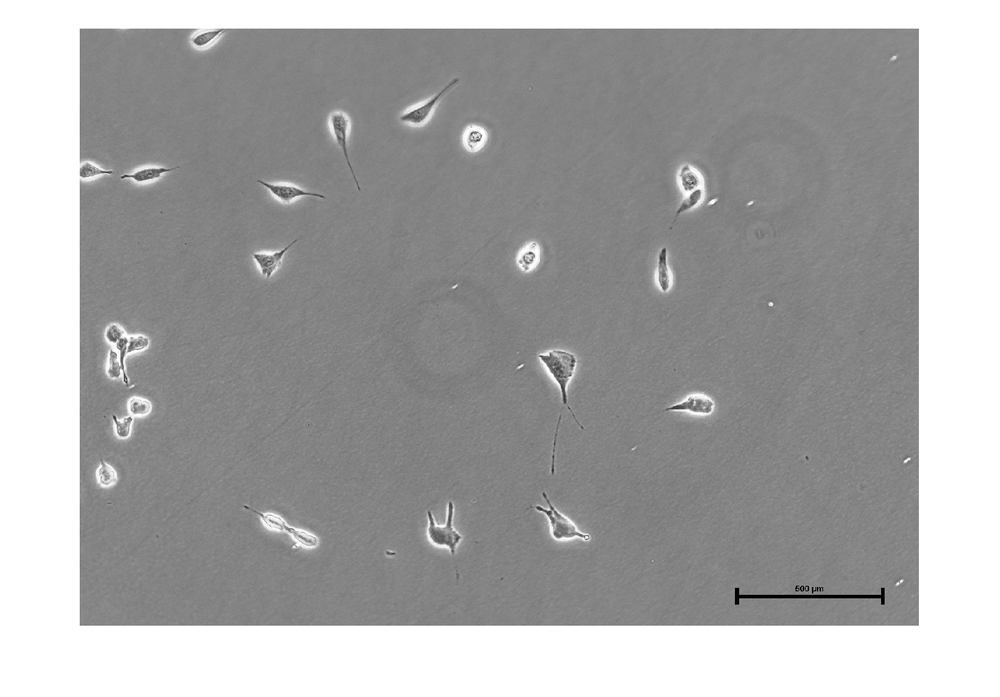
%> input picture step1.tif, 1000 x 697 px, shrunk from 1430 x 996 before the run
$ octave --eval "result = find_cells('step1.tif');"   (GNU Octave 9; MATLAB toolbox functions it lacks are replaced by stand-ins)
%> lines starting %> are read from the running program, lines starting %| are printed output that depends on the picture; in (x1, y1, x2, y2) boxes, pixels count from 0 and x2, y2 are one past the last pixel; in counts of white or black regions, pixels touching at a corner belong together; the program's own positions count from 1
### vislabels.m
function vislabels(L)
%VISLABELS Visualize labels of connected components
%   VISLABELS is used to visualize the output of BWLABEL.
%
%   VISLABELS(L), where L is a label matrix returned by BWLABEL,
%   displays each object's label number on top of the object itself.
%
%   Note: VISLABELS requires the Image Processing Toolbox.
%
%   Example
%   -------
%       bw = imread('text.png');
%       L = bwlabel(bw);
%       vislabels(L)
%       axis([1 70 1 70])
%   Steven L. Eddins
%   Copyright 2008 The MathWorks, Inc.
% Form a grayscale image such that both the background and the
% object pixels are light shades of gray.  This is done so that the
% black text will be visible against both background and foreground
% pixels.
background_shade = 200;
foreground_shade = 240;
I = zeros(size(L), 'uint8');
I(L == 0) = background_shade;
I(L ~= 0) = foreground_shade;
% Display the image, fitting it to the size of the figure.
imageHandle = imshow(I, 'InitialMagnification', 'fit');
% Get the axes handle containing the image.  Use this handle in the
% remaining code instead of relying on gca.
axesHandle = ancestor(imageHandle, 'axes');
% Get the extrema points for each labeled object.
s = regionprops(L, 'Extrema');
% Superimpose the text label at the left-most top extremum location
% for each object.  Turn clipping on so that the text doesn't
% display past the edge of the image when zooming.
hold(axesHandle, 'on');
for k = 1:numel(s)
   e = s(k).Extrema;
   text(e(1,1), e(1,2), sprintf('%d', k), ...
      'Parent', axesHandle, ...
      'Clipping', 'on', ...
      'Color', 'b', ...
      'FontWeight', 'bold');
end
hold(axesHandle, 'off');

### find_cells.m
function [mean_ecc1,eccSdi,mean_EL,ELSdi] = find_cells(image,vec,filter,im)
%> called with image = 'step1.tif'
if nargin==1
vec=[8,10,11,15,20,23,18,28];
filter=1;
im=0;
end
if nargin==2
filter=1;
im=0;
end
if nargin==3
im=0;
end

%step 1: load the image and change it to gray scale
I = imread(image);
%> I is the input picture: size 697x1000x3 uint8; min 0, max 255, mean 167.7
I = rgb2gray(I);
%> I: size 697x1000 uint8
if im==1
imshow(I)
saveas(figure(1), 'step1.tif')
end

%step 2: Filter the image
I=medfilt2(I,[12,12]);
if filter==1
I = imadjust(I,[],[],2.5);
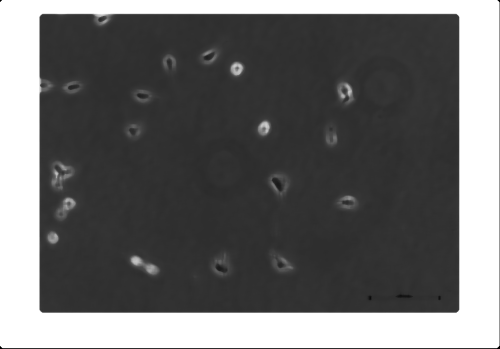
%> I: size 697x1000 uint8 (shown at 1/2 size); min 0, max 255, mean 107.5
end
if im==1
imshow(I)
saveas(figure(1), 'step2.tif')
end


%Step 3: Detect Entire Cell
[~,threshold] = edge(I,'sobel');
%> threshold = 0.0828
fudgeFactor = 0.5;
BWs = edge(I,'sobel',threshold * fudgeFactor);
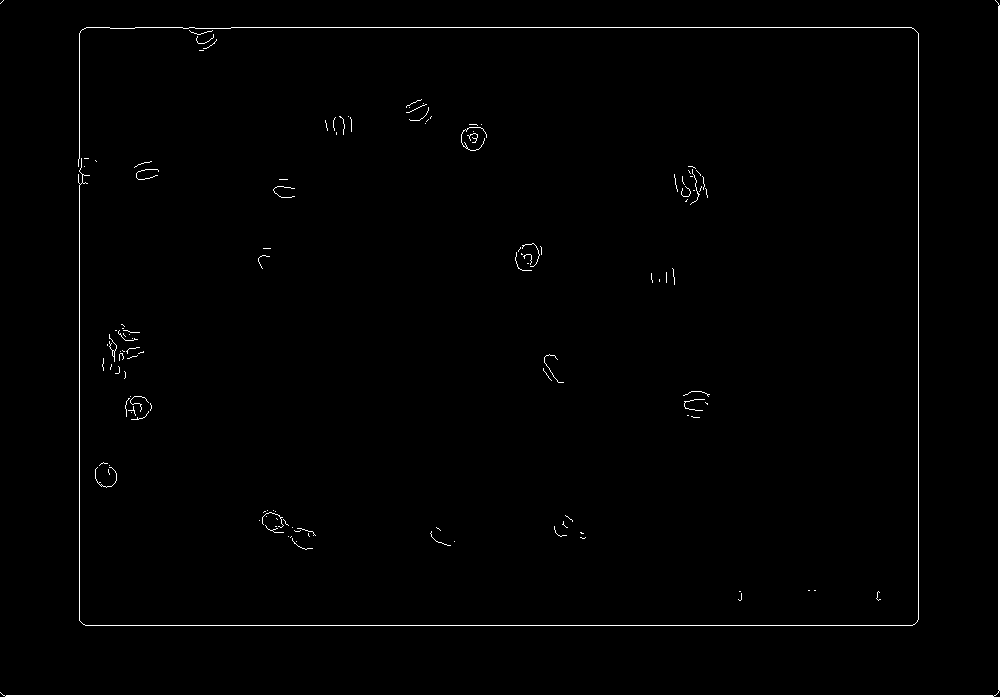
%> BWs: size 697x1000 logical; 1.1% white; 129 white regions (98 under 20 px), largest, box (x1, y1, x2, y2) and area: (0, 0, 1000, 697) 3362, (78, 27, 919, 626) 2884, (461, 127, 487, 151) 79
if im==1
imshow(BWs)
saveas(figure(1), 'step3.tif')
end

%Step 4: Dilate the Image
se90 = strel('line',3,90);
se0 = strel('line',3,0);
BWdil = imdilate(BWs,[se90 se0]);
%> BWdil: size 697x1000 logical; 2.9% white; 53 white regions (6 under 20 px), largest, box (x1, y1, x2, y2) and area: (77, 26, 920, 627) 9036, (0, 0, 1000, 697) 5091, (680, 165, 709, 206) 516
if im==1
imshow(BWdil)
saveas(figure(1), 'step4.tif')
end

%Step 5: Fill Interior Gaps
BWdfill = imfill(BWdil,'holes');
%> BWdfill: size 697x1000 logical; 73.3% white; 5 black regions (4 under 20 px), largest, box (x1, y1, x2, y2) and area: (0, 0, 997, 694) 185951
if im==1
imshow(BWdfill)
saveas(figure(1), 'step5.tif')
end

%Step 6: Remove Connected Objects on Border
BWnobord = imclearborder(BWdfill,4);
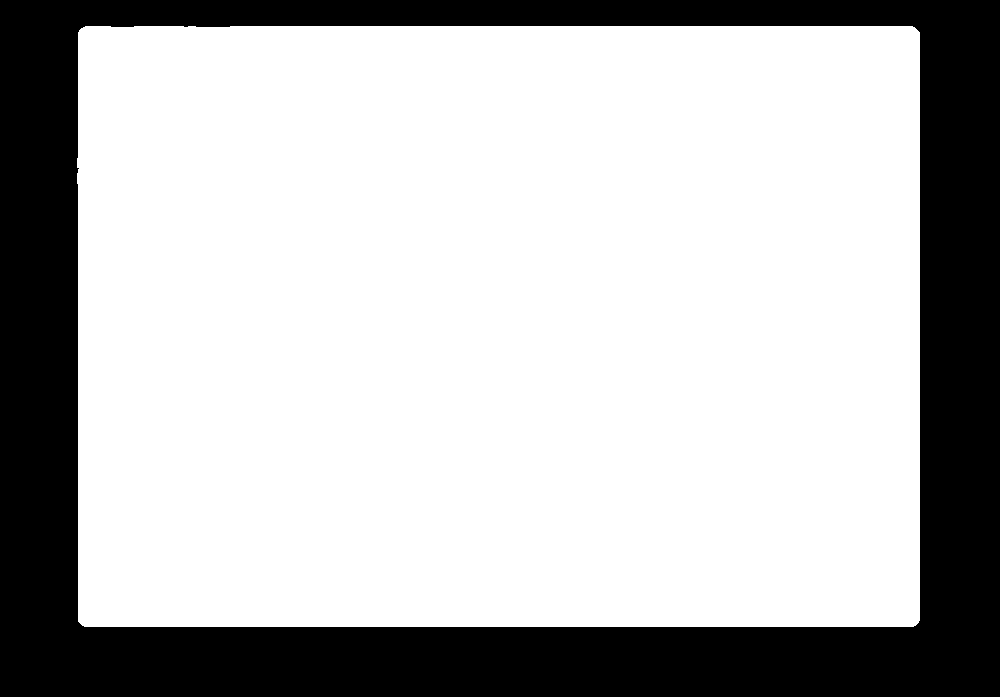
%> BWnobord: size 697x1000 logical; 72.6% white; 1 black region, box (x1, y1, x2, y2) and area: (0, 0, 1000, 697) 191073
if im==1
imshow(BWnobord)
saveas(figure(1), 'step6.tif')
end

%Step 7: Smooth the Object
seD = strel('diamond',5);
BWfinal = imerode(BWnobord,seD);
%> BWfinal: size 697x1000 logical; 70.5% white; 1 black region, box (x1, y1, x2, y2) and area: (0, 0, 1000, 697) 205336
BWfinal = imerode(BWfinal,seD);
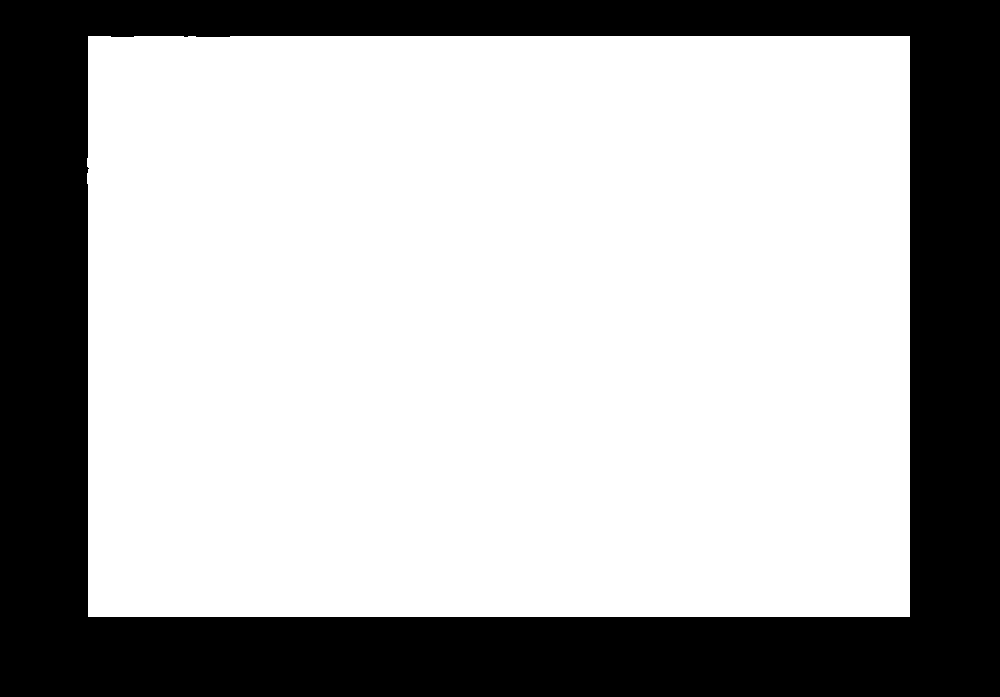
%> BWfinal: size 697x1000 logical; 68.5% white; 1 black region, box (x1, y1, x2, y2) and area: (0, 0, 1000, 697) 219460
if im==1
saveas(figure(1), 'step7.tif')
end
BW12=bwlabel(BWfinal);

%splicing
vislabels(BW12)
%> the loop in vislabels, `for k = 1:numel(s)` made 1 pass
if im==1
saveas(figure(1), 'step8.tif')
end

DATA= regionprops('table', BW12,  'Eccentricity','MajorAxisLength','MinorAxisLength');
%> DATA = 1 region; MajorAxisLength, MinorAxisLength and Eccentricity: 949.1 670.8 0.707
DATA(vec,:)=[];

%mean value
mean_ecc1 = mean(DATA.Eccentricity);
%> mean_ecc1 = 0.707
mean_EL=mean(log2((DATA.MajorAxisLength)./(DATA.MinorAxisLength)));
%> mean_EL = 0.501
%sd
ELSdi=std(log2((DATA.MajorAxisLength)./(DATA.MinorAxisLength)));
%> ELSdi = 0
eccSdi=std(DATA.Eccentricity);
%> eccSdi = 0
%> `result = find_cells('step1.tif');`:
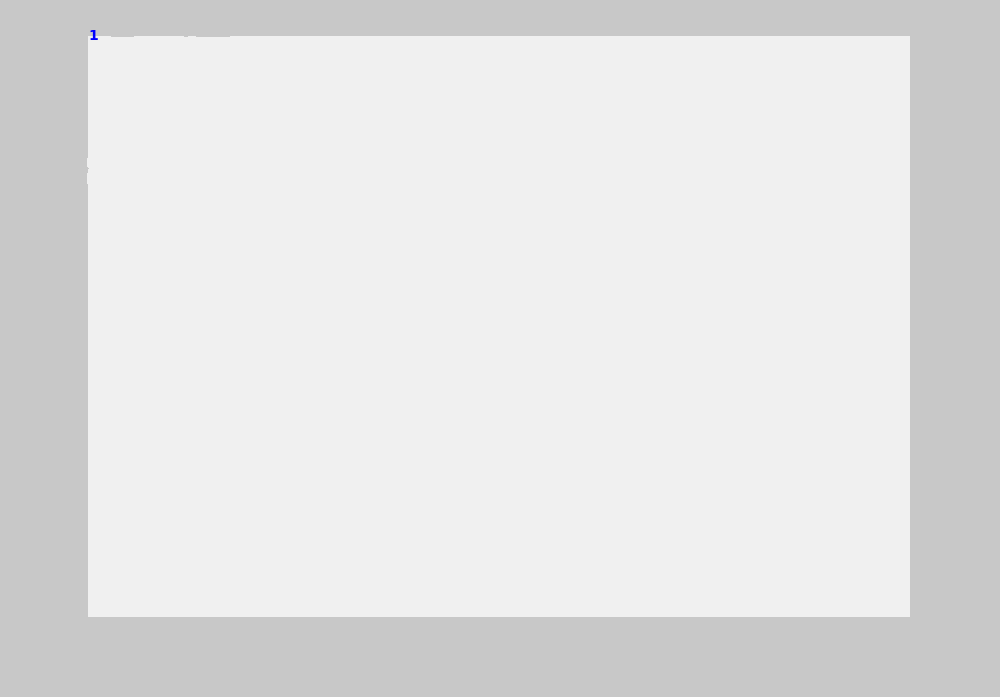
%> figure redrawn from the program's plot data
%> `result = find_cells('step1.tif');`: result = 0.707
